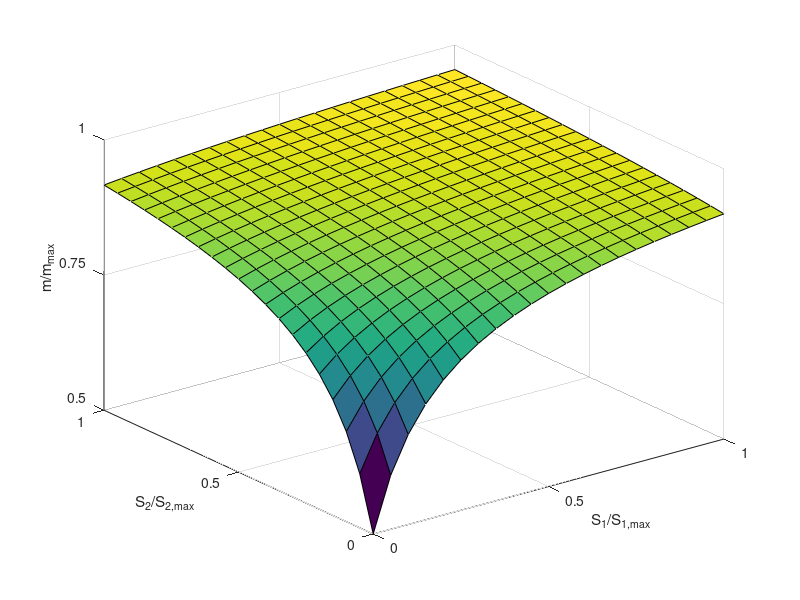

MATLAB code for this plot: (Note: this script raises an error after producing the figure.)
%%
clear all;
clc;
%Fig 4B - Minimal regulation network for slope antagonism


hold off;
figure(1); clf;
[s1,s2] = meshgrid(0:.5:10);
mreg=(1+s1+s2)./(2+s1+s2);
h1=surf(s1,s2,mreg);
xlabel('S_1/S_{1,max}');
ylabel('S_2/S_{2,max}');
zlabel('m/m_{max}')
yticks([0 5 10]);
yticklabels({'0','0.5','1'})
xticks([0 5 10]);
xticklabels({'0','0.5','1'})
zlim([0.5,1])
zticks([0.5 0.75 1]);
colormap(parula)
set(gca,'fontsize',25);
set(gca,'fontweight','bold','fontname','arial')
box on;
set(gca, 'LineWidth', 3.5)
saveas(h1,'Fig4B.png')
%%
clear all;
clc;

hold off;
prp=[.5 0 .5];
%dm=2./(2+s1+s2).^2;
s11=10;
s21=0;
dm1=2/(2+s11+s21)^2;
s12=0;
s22=10;
dm2=2/(2+s12+s22)^2;
s13=10;
s23=10;
dm3=2/(2+s13+s23)^2;

lw=5; %linewidth
figure(2); clf;
h1 =bar(0,dm1,'FaceColor','r','LineWidth',lw); hold on; 
bar(1,dm2,'FaceColor','b','LineWidth',lw); hold on; 
bar(2,dm3,'FaceColor',prp,'LineWidth',lw);  
ylim([0 0.018]);
xlim([-1 3]);
xticks([0 1 2 2.5])
xticklabels({'I_1','I_2','I_{1,2}'})
ylabel('slope (\times 10^{-2})')
yticks([0 0.005 0.01 0.015])
ytickangle(0)
yticklabels({'0','0.5','1','1.5'})
xtickangle(0)
set(gca, 'LineWidth', 3.5)
set(gca,'fontsize',30);
x0=10;
y0=10;
width=550;
height=550;
set(gcf,'position',[x0,y0,width,height])
set(gca,'fontweight','bold','fontname','arial')  % Set it to times
saveas(h1,'Fig4B_slope_bar.png')


%%
clear all;
clc;
%Fig 4D - Minimal conversion network for slope antagonism


hold off;
figure(1); clf;
[s1,s2] = meshgrid(0:.5:10);
mreg=(3+2*s1+2*s2)./(2+s1+s2);
h1=surf(s1,s2,mreg/2);
xlabel('S_1/S_{1,max}');
ylabel('S_2/S_{2,max}');
zlabel('m/m_{max}')
yticks([0 5 10]);
yticklabels({'0','0.5','1'})
xticks([0 5 10]);
xticklabels({'0','0.5','1'})
zlim([0.5,1])
zticks([0.5 0.75 1]);
set(gca,'fontsize',25);
set(gca,'fontweight','bold','fontname','arial')
box on;
set(gca, 'LineWidth', 3.5)
saveas(h1,'Fig4D.png')

%%
clear all;
clc;

hold off;
prp=[.5 0 .5];
%dm=2./(2+s1+s2).^2;
s11=10;
s21=0;
dm1=1/(2+s11+s21)^2;
s12=0;
s22=10;
dm2=1/(2+s12+s22)^2;
s13=10;
s23=10;
dm3=1/(2+s13+s23)^2;

lw=5; %linewidth
figure(2); clf;
h1 =bar(0,dm1,'FaceColor','r','LineWidth',lw); hold on; 
bar(1,dm2,'FaceColor','b','LineWidth',lw); hold on; 
bar(2,dm3,'FaceColor',prp,'LineWidth',lw);  
ylim([0 0.01]);
xlim([-1 3]);
xticks([0 1 2 2.5])
xticklabels({'I_1','I_2','I_{1,2}'})
ylabel('slope')
ylabel('slope (\times 10^{-2})')
yticks([0 0.005 0.01])
ytickangle(0)
yticklabels({'0','0.5','1'})
xtickangle(0)
ytickangle(0)
set(gca, 'LineWidth', 3.5)
set(gca,'fontsize',30);
x0=10;
y0=10;
width=550;
height=550;
set(gcf,'position',[x0,y0,width,height])
set(gca,'fontweight','bold','fontname','arial')  % Set it to times
saveas(h1,'Fig4D_slope_bar.png')

%%
clear all;
clc;
%Fig 4F - Minimal binding network for slope antagonism


hold off;
figure(1); clf;
[s1,s2] = meshgrid(0:.5:10);
mreg=0.5*(5+s1+s2-(4+(1+s1+s2).^2).^(0.5));
h1=surf(s1,s2,mreg/2);
xlabel('S_1/S_{1,max}');
ylabel('S_2/S_{2,max}');
zlabel('m/m_{max}')
yticks([0 5 10]);
yticklabels({'0','0.5','1'})
xticks([0 5 10]);
xticklabels({'0','0.5','1'})
zlim([0.5,1])
zticks([0.5 0.75 1]);
set(gca,'fontsize',25);
set(gca,'fontweight','bold','fontname','arial')
box on;
set(gca, 'LineWidth', 3.5)
saveas(h1,'Fig4F.png')


%%
clear all;
clc;

hold off;
prp=[.5 0 .5];
%dm=1-(1+s1+s2)./(4+(1+s1+s2).^2).^0.5;
s11=10;
s21=0;
dm1=1-(1+s11+s21)/(4+(1+s11+s21)^2)^0.5;
s12=0;
s22=10;
dm2=1-(1+s12+s22)/(4+(1+s12+s22)^2)^0.5;
s13=10;
s23=10;
dm3=1-(1+s13+s23)/(4+(1+s13+s23)^2)^0.5;

lw=5; %linewidth
figure(2); clf;
h1 =bar(0,dm1,'FaceColor','r','LineWidth',lw); hold on; 
bar(1,dm2,'FaceColor','b','LineWidth',lw); hold on; 
bar(2,dm3,'FaceColor',prp,'LineWidth',lw);  
ylim([0 0.018]);
xlim([-1 3]);
xticks([0 1 2 2.5])
xticklabels({'I_1','I_2','I_{1,2}'})
ylabel('slope')
ylabel('slope (\times 10^{-2})')
yticks([0 0.005 0.01 0.015])
ytickangle(0)
yticklabels({'0','0.5','1','1.5'})
xtickangle(0)
ytickangle(0)
set(gca, 'LineWidth', 3.5)
set(gca,'fontsize',30);
x0=10;
y0=10;
width=550;
height=550;
set(gcf,'position',[x0,y0,width,height])
set(gca,'fontweight','bold','fontname','arial')  % Set it to times
saveas(h1,'Fig4F_slope_bar.png')
%%
clear all;
clc;

%Fig 5B - Minimal regulation network for value antagonism


hold off;
figure(1); clf;
[s1,s2] = meshgrid(0:.5:10);
mreg=(s1.^2-2*s1.*(s2-1)+(s2+1).^2).^0.5;
h1=surf(s1,s2,mreg/12);
xlabel('S_1/S_{1,max}');
ylabel('S_2/S_{2,max}');
zlabel('m/m_{max}')
yticks([0 5 10]);
yticklabels({'0','0.5','1'})
xticks([0 5 10]);
xticklabels({'0','0.5','1'})
zlim([0.,1])
zticks([0. 0.5 1]);
set(gca,'fontsize',25);
set(gca,'fontweight','bold','fontname','arial')
box on;
set(gca, 'LineWidth', 3.5)
saveas(h1,'Fig5B.png')


%%
clear all;
clc;

hold off;
prp=[.5 0 .5];
%dm=(3+3*s1+s1.^2+3*s2+s1.*s2+s2.^2)./((1+s1).*(1+s2));
s11=10;
s21=0;
dm1=(1/12)*(s11^2-2*s11*(s21-1)+(s21+1)^2)^0.5;
s12=0;
s22=10;
dm2=(1/12)*(s12^2-2*s12*(s22-1)+(s22+1)^2)^0.5;
s13=10;
s23=10;
dm3=(1/12)*(s13^2-2*s13*(s23-1)+(s23+1)^2)^0.5;

lw=5; %linewidth
figure(2); clf;
h1 =bar(0,dm1,'FaceColor','r','LineWidth',lw); hold on; 
bar(1,dm2,'FaceColor','b','LineWidth',lw); hold on; 
bar(2,dm3,'FaceColor',prp,'LineWidth',lw);  
ylim([0 1.2]);
xlim([-1 3]);
xticks([0 1 2 2.5])
xticklabels({'I_1','I_2','I_{1,2}'})
ylabel('slope')
ylabel('Value')
yticks([0 0.5 1])
xtickangle(0)
ytickangle(0)
set(gca, 'LineWidth', 3.5)
set(gca,'fontsize',30);
x0=10;
y0=10;
width=550;
height=550;
set(gcf,'position',[x0,y0,width,height])
set(gca,'fontweight','bold','fontname','arial')  % Set it to times
saveas(h1,'Fig5B_value_bar.png')

%%
clear all;
clc;

%Fig 5D - Minimal conversion network for value antagonism


hold off;
figure(1); clf;
[s1,s2] = meshgrid(0:.5:10);
mreg=(5+2*s1.^2+s1.*(5+s2)+s2.*(5+2*s2))./(3+s1.^2+s1.*(3+s2)+s2.*(3+s2));
h1=surf(s1,s2,mreg/2);
xlabel('S_1/S_{1,max}');
ylabel('S_2/S_{2,max}');
zlabel('m/m_{max}')
yticks([0 5 10]);
yticklabels({'0','0.5','1'})
xticks([0 5 10]);
xticklabels({'0','0.5','1'})
set(gca,'fontsize',20);
zlim([0.7,1])
zticks([0.7 0.85 1]);
set(gca,'fontsize',25);
set(gca,'fontweight','bold','fontname','arial')
box on;
set(gca, 'LineWidth', 3.5)
saveas(h1,'Fig5D.png')

%%
clear all;
clc;

hold off;
prp=[.5 0 .5];
%dm=(5+2*s1.^2+s1.*(5+s2)+s2.*(5+2*s2))./(3+s1.^2+s1.*(3+s2)+s2.*(3+s2));
s11=10;
s21=0;
dm1=0.5*(5+2*s11^2+s11*(5+s21)+s21*(5+2*s21))/(3+s11^2+s11*(3+s21)+s21*(3+s21));
s12=0;
s22=10;
dm2=0.5*(5+2*s12^2+s12*(5+s22)+s22*(5+2*s22))/(3+s12^2+s12*(3+s22)+s22*(3+s22));
s13=10;
s23=10;
dm3=0.5*(5+2*s13^2+s13*(5+s23)+s23*(5+2*s23))/(3+s13^2+s13*(3+s23)+s23*(3+s23));

lw=5; %linewidth
figure(2); clf;
h1 =bar(0,dm1,'FaceColor','r','LineWidth',lw); hold on; 
bar(1,dm2,'FaceColor','b','LineWidth',lw); hold on; 
bar(2,dm3,'FaceColor',prp,'LineWidth',lw);  
ylim([0 1.2]);
xlim([-1 3]);
xticks([0 1 2 2.5])
xticklabels({'I_1','I_2','I_{1,2}'})
ylabel('slope')
ylabel('Value')
yticks([0 0.5 1])
xtickangle(0)
ytickangle(0)
set(gca, 'LineWidth', 3.5)
set(gca,'fontsize',30);
x0=10;
y0=10;
width=550;
height=550;
set(gcf,'position',[x0,y0,width,height])
set(gca,'fontweight','bold','fontname','arial')  % Set it to times
saveas(h1,'Fig5D_value_bar.png')
%%
clear all;
clc;


%Fig 5F - Minimal binding network for value antagonism


hold off;
figure(1); clf;
[s1,s2] = meshgrid(0:.5:10);
mreg=(4*(1+s1)+(1-s1+s2).^2).^(0.5);
h1=surf(s1,s2,mreg/11);
xlabel('S_1/S_{1,max}');
ylabel('S_2/S_{2,max}');
zlabel('m/m_{max}')
yticks([0 5 10]);
yticklabels({'0','0.5','1'})
xticks([0 5 10]);
xticklabels({'0','0.5','1'})
set(gca,'fontsize',20);
zlim([0,1])
zticks([0. 0.5 1]);
set(gca,'fontsize',25);
set(gca,'fontweight','bold','fontname','arial')
box on;
set(gca, 'LineWidth', 3.5)
saveas(h1,'Fig5F.png')

%%
clear all;
clc;

hold off;
prp=[.5 0 .5];
%dm=(4*(1+s1)+(1-s1+s2).^2).^(0.5);
s11=10;
s21=0;
dm1=(4*(1+s11)+(1-s11+s21)^2)^(0.5)/11;
s12=0;
s22=10;
dm2=(4*(1+s12)+(1-s12+s22)^2)^(0.5)/11;
s13=10;
s23=10;
dm3=(4*(1+s13)+(1-s13+s23)^2)^(0.5)/11;
lw=5; %linewidth
figure(2); clf;
h1 =bar(0,dm1,'FaceColor','r','LineWidth',lw); hold on; 
bar(1,dm2,'FaceColor','b','LineWidth',lw); hold on; 
bar(2,dm3,'FaceColor',prp,'LineWidth',lw);  
ylim([0 1.2]);
xlim([-1 3]);
xticks([0 1 2 2.5])
xticklabels({'I_1','I_2','I_{1,2}'})
ylabel('slope')
ylabel('Value')
yticks([0 0.5 1])
xtickangle(0)
ytickangle(0)
set(gca, 'LineWidth', 3.5)
set(gca,'fontsize',30);
x0=10;
y0=10;
width=550;
height=550;
set(gcf,'position',[x0,y0,width,height])
set(gca,'fontweight','bold','fontname','arial')  % Set it to times
saveas(h1,'Fig5F_value_bar.png')
